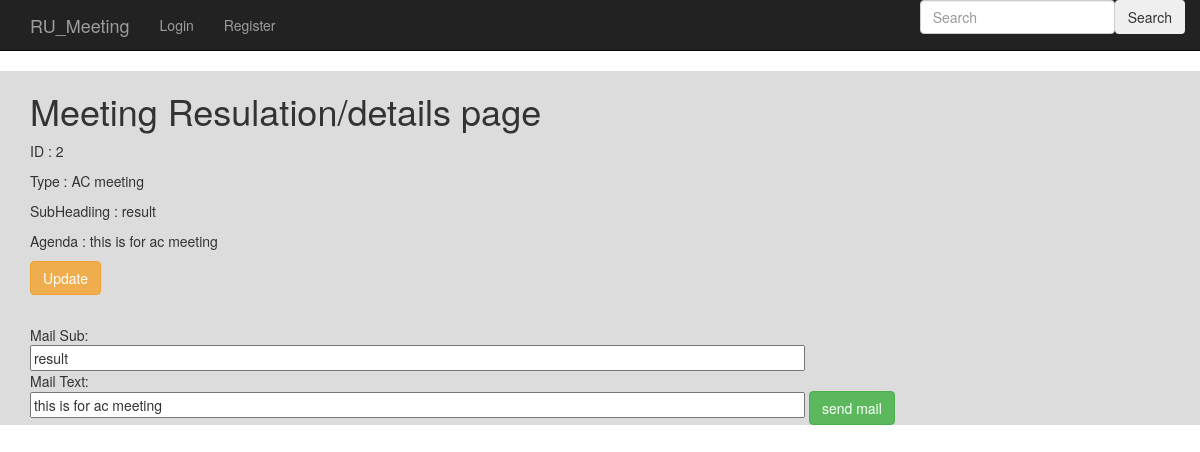
Before: /meeting_app/2/ with the older database file.
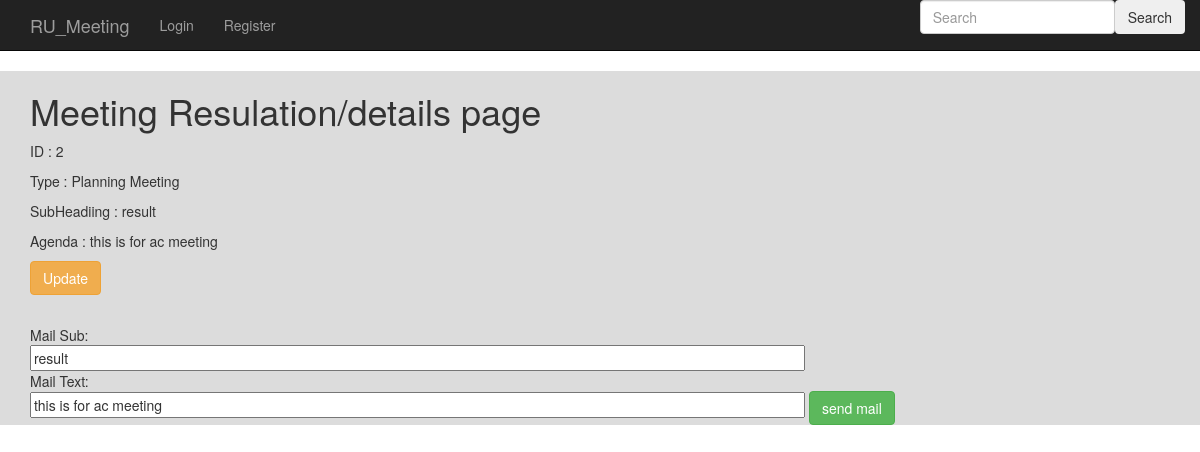
After: the same page with the newer database file.
### meeting_app/models.py (models this page shows, shortened)
class Create_Meeting(models.Model):
    meeting_id = models.AutoField(primary_key=True)
    meeting_name= models.CharField(max_length=256, choices=CHOICES, default='General Meeting')
    meeting_sub= models.CharField(max_length=256)
    meeting_text= models.TextField(max_length=500)
    date = models.DateField(default=datetime.now)

### meeting_app/views.py (the view)
# urls.py: url(r'^(?P<pk>\d+)/$',views.Create_MeetingDetailView.as_view(),name='meeting_detail'),
class Create_MeetingDetailView(DetailView):
    context_object_name = 'meeting_detail'
    model = models.Create_Meeting
    template_name = 'meeting_app/meeting_detail.html'

### templates/meeting_app/meeting_detail.html (shortened to what this page needs)
{% extends 'meeting_app/base.html' %}
{% block body_block %}
<div class="mask rgba-gradient align-items-center" style=" background-color:#DCDCDC;">
<div class="jumbtron">
  <div class="container">
    <form class="" action="{% url 'sendmail' %}" method="post">
    <h1>Meeting Resulation/details page</h1>
    <p>ID : {{meeting_detail.meeting_id}}</p>
    <p>Type : {{meeting_detail.meeting_name}}</p>
    <p>SubHeadiing : {{meeting_detail.meeting_sub}}</p>
    <p>Agenda : {{meeting_detail.meeting_text}}</p>
    <p><a class='btn btn-warning' href="{% url 'meeting_app:update' pk=meeting_detail.pk %}">Update</a></p>
      <br>Mail Sub:</br>
      <input type="" name="subject" value="{{meeting_detail.meeting_sub}}" size="100">
      <br>Mail Text:</br>
      <input  type="" name="message" value="{{meeting_detail.meeting_text}}"  size="100" >
      <input type="submit" class="btn btn-success" name="" value="send mail" >
    </form>
  </div>
</div>
</div>
{% endblock %}

Changed rows visible on the page:
changed Create_Meeting "result": meeting_name "AC meeting" → "Planning Meeting"
